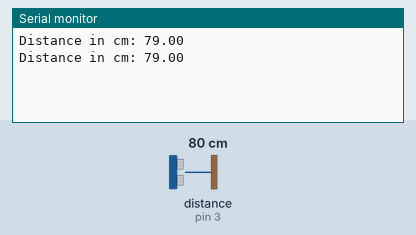
The sketch below on a simulated Arduino Uno, built with avr-gcc and run on an emulated ATmega328P. On the bench: the last lines printed to the serial monitor. Wiring (inferred from the names in the program): ultrasonic range finder: trigger pin 2; echo pin 3. Inputs (shaded band) come from the test bench; at power-on: distance to the obstacle (sensor on pin 3) 80 cm. The echo pulse lasts 58.3 µs per cm.

Above: at 2.8 s.
2.9 s: distance to the obstacle (sensor on pin 3) set to 2 cm
At 5.2 s:
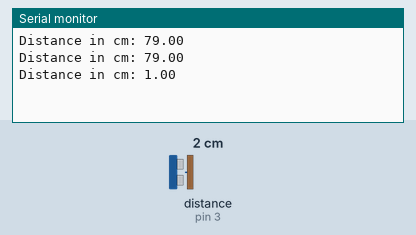
5.6 s: distance to the obstacle (sensor on pin 3) set to 4 cm
At 6.9 s:
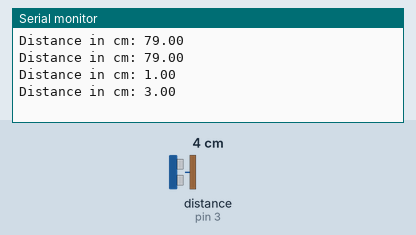
Timing chart, 0 to 8.6 s (numbered marks = the images above; inputs shaded):
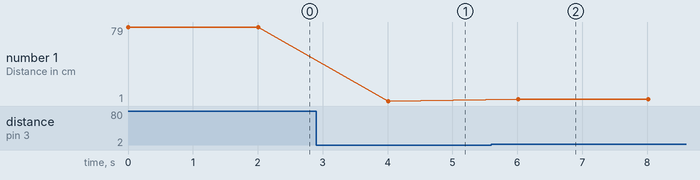

Measured:
- after the input at 2.9 s, the serial monitor: prints a new line after 1.1 s (image 1)
- after the input at 5.6 s, the serial monitor: prints a new line after 0.41 s (image 2)
- plotted number 1: 79 → 1 after the input at 2.9 s, 1 → 3 after the input at 5.6 s

The sketch:

simpleURF.ino
```cpp
/*
 *  Based on:
 *  https://howtomechatronics.com/tutorials/arduino/ultrasonic-sensor-hc-sr04/
 *
 */

#define trigPin 2
#define echoPin 3

void setup() {
  Serial.begin(9600);
  pinMode(trigPin, OUTPUT); // Sets the trigPin as an Output
  pinMode(echoPin, INPUT); // Sets the echoPin as an Input
}

void loop() {
  // Clears the trigPin
  digitalWrite(trigPin, LOW);
  delayMicroseconds(2);

  // Sets the trigPin on HIGH state for 10 micro seconds
  digitalWrite(trigPin, HIGH);
  delayMicroseconds(10);
  digitalWrite(trigPin, LOW);

  // Reads the echoPin, returns the sound wave travel time in microseconds
  long duration = pulseIn(echoPin, HIGH);
  float distance = 34400*duration/2000000;

  Serial.print("Distance in cm: ");
  Serial.println(distance);

  delay(2000);
}
```
